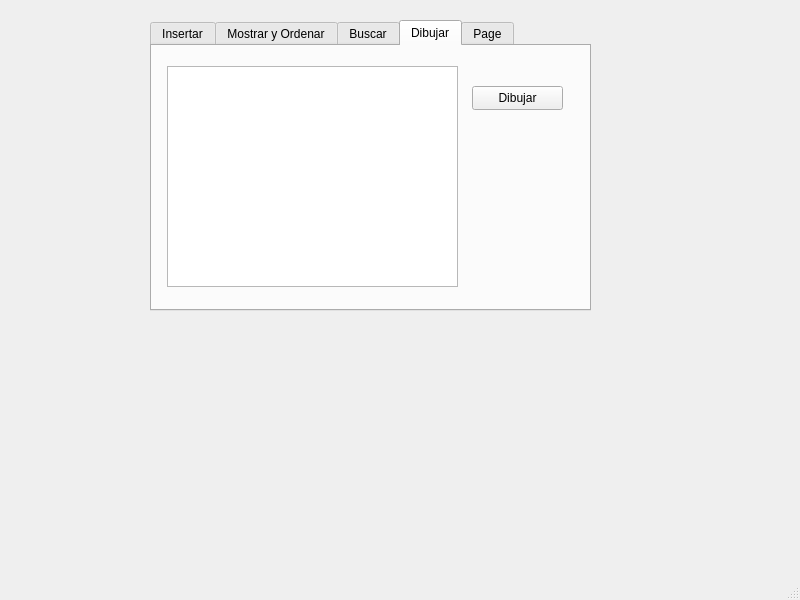
<?xml version="1.0" encoding="UTF-8"?>
<ui version="4.0">
 <class>MainWindow</class>
 <widget class="QMainWindow" name="MainWindow">
  <property name="geometry">
   <rect>
    <x>0</x>
    <y>0</y>
    <width>800</width>
    <height>600</height>
   </rect>
  </property>
  <property name="windowTitle">
   <string>MainWindow</string>
  </property>
  <widget class="QWidget" name="centralwidget">
   <widget class="QTabWidget" name="tabWidget">
    <property name="geometry">
     <rect>
      <x>150</x>
      <y>20</y>
      <width>441</width>
      <height>291</height>
     </rect>
    </property>
    <property name="currentIndex">
     <number>3</number>
    </property>
    <widget class="QWidget" name="">
     <attribute name="title">
      <string>Insertar</string>
     </attribute>
     <widget class="QLineEdit" name="insertarID">
      <property name="geometry">
       <rect>
        <x>70</x>
        <y>20</y>
        <width>113</width>
        <height>22</height>
       </rect>
      </property>
     </widget>
     <widget class="QLabel" name="label">
      <property name="geometry">
       <rect>
        <x>10</x>
        <y>20</y>
        <width>49</width>
        <height>16</height>
       </rect>
      </property>
      <property name="text">
       <string>ID:</string>
      </property>
     </widget>
     <widget class="QLabel" name="label_2">
      <property name="geometry">
       <rect>
        <x>8</x>
        <y>70</y>
        <width>51</width>
        <height>20</height>
       </rect>
      </property>
      <property name="text">
       <string>VOLTAJE:</string>
      </property>
     </widget>
     <widget class="QLabel" name="label_3">
      <property name="geometry">
       <rect>
        <x>0</x>
        <y>120</y>
        <width>71</width>
        <height>20</height>
       </rect>
      </property>
      <property name="text">
       <string>POSICION X:</string>
      </property>
     </widget>
     <widget class="QLabel" name="label_4">
      <property name="geometry">
       <rect>
        <x>0</x>
        <y>170</y>
        <width>71</width>
        <height>16</height>
       </rect>
      </property>
      <property name="text">
       <string>POSICION Y:</string>
      </property>
     </widget>
     <widget class="QSlider" name="insertRED">
      <property name="geometry">
       <rect>
        <x>210</x>
        <y>19</y>
        <width>22</width>
        <height>171</height>
       </rect>
      </property>
      <property name="orientation">
       <enum>Qt::Vertical</enum>
      </property>
     </widget>
     <widget class="QSlider" name="insertBLUE">
      <property name="geometry">
       <rect>
        <x>290</x>
        <y>19</y>
        <width>22</width>
        <height>171</height>
       </rect>
      </property>
      <property name="orientation">
       <enum>Qt::Vertical</enum>
      </property>
     </widget>
     <widget class="QSlider" name="insertGREEN">
      <property name="geometry">
       <rect>
        <x>370</x>
        <y>19</y>
        <width>22</width>
        <height>171</height>
       </rect>
      </property>
      <property name="orientation">
       <enum>Qt::Vertical</enum>
      </property>
     </widget>
     <widget class="QLabel" name="label_5">
      <property name="geometry">
       <rect>
        <x>210</x>
        <y>190</y>
        <width>49</width>
        <height>16</height>
       </rect>
      </property>
      <property name="text">
       <string>RED</string>
      </property>
     </widget>
     <widget class="QLabel" name="label_6">
      <property name="geometry">
       <rect>
        <x>290</x>
        <y>190</y>
        <width>49</width>
        <height>16</height>
       </rect>
      </property>
      <property name="text">
       <string>BLUE</string>
      </property>
     </widget>
     <widget class="QLabel" name="label_7">
      <property name="geometry">
       <rect>
        <x>360</x>
        <y>190</y>
        <width>49</width>
        <height>16</height>
       </rect>
      </property>
      <property name="text">
       <string>GREEN</string>
      </property>
     </widget>
     <widget class="QPushButton" name="agregarINICIO">
      <property name="geometry">
       <rect>
        <x>40</x>
        <y>220</y>
        <width>91</width>
        <height>24</height>
       </rect>
      </property>
      <property name="text">
       <string>Agregar inicio</string>
      </property>
     </widget>
     <widget class="QPushButton" name="insertarFINAL">
      <property name="geometry">
       <rect>
        <x>304</x>
        <y>220</y>
        <width>91</width>
        <height>24</height>
       </rect>
      </property>
      <property name="text">
       <string>Agregar final</string>
      </property>
     </widget>
     <widget class="QSpinBox" name="insertarVOLT">
      <property name="geometry">
       <rect>
        <x>70</x>
        <y>70</y>
        <width>111</width>
        <height>22</height>
       </rect>
      </property>
     </widget>
     <widget class="QSpinBox" name="insertPX">
      <property name="geometry">
       <rect>
        <x>70</x>
        <y>120</y>
        <width>111</width>
        <height>22</height>
       </rect>
      </property>
     </widget>
     <widget class="QSpinBox" name="insertPY">
      <property name="geometry">
       <rect>
        <x>70</x>
        <y>170</y>
        <width>111</width>
        <height>22</height>
       </rect>
      </property>
     </widget>
    </widget>
    <widget class="QWidget" name="tab_2">
     <attribute name="title">
      <string>Mostrar y Ordenar</string>
     </attribute>
     <widget class="QPlainTextEdit" name="plainTextEdit">
      <property name="geometry">
       <rect>
        <x>20</x>
        <y>10</y>
        <width>241</width>
        <height>241</height>
       </rect>
      </property>
     </widget>
     <widget class="QPushButton" name="pushButton_3">
      <property name="geometry">
       <rect>
        <x>280</x>
        <y>20</y>
        <width>75</width>
        <height>24</height>
       </rect>
      </property>
      <property name="text">
       <string>Visualizar</string>
      </property>
     </widget>
     <widget class="QPushButton" name="pushButton_4">
      <property name="geometry">
       <rect>
        <x>280</x>
        <y>60</y>
        <width>75</width>
        <height>24</height>
       </rect>
      </property>
      <property name="text">
       <string>Guardar</string>
      </property>
     </widget>
     <widget class="QPushButton" name="pushButton_5">
      <property name="geometry">
       <rect>
        <x>280</x>
        <y>100</y>
        <width>75</width>
        <height>24</height>
       </rect>
      </property>
      <property name="text">
       <string>Leer</string>
      </property>
     </widget>
     <widget class="QPushButton" name="pushButton">
      <property name="geometry">
       <rect>
        <x>280</x>
        <y>140</y>
        <width>91</width>
        <height>24</height>
       </rect>
      </property>
      <property name="text">
       <string>Ordenar por ID</string>
      </property>
     </widget>
     <widget class="QPushButton" name="ordenarVolt">
      <property name="geometry">
       <rect>
        <x>280</x>
        <y>180</y>
        <width>111</width>
        <height>24</height>
       </rect>
      </property>
      <property name="text">
       <string>Ordenar por Voltaje</string>
      </property>
     </widget>
    </widget>
    <widget class="QWidget" name="tab_3">
     <attribute name="title">
      <string>Buscar</string>
     </attribute>
     <widget class="QTableWidget" name="tableWidget">
      <property name="geometry">
       <rect>
        <x>20</x>
        <y>10</y>
        <width>291</width>
        <height>241</height>
       </rect>
      </property>
     </widget>
     <widget class="QLabel" name="label_8">
      <property name="geometry">
       <rect>
        <x>320</x>
        <y>10</y>
        <width>81</width>
        <height>16</height>
       </rect>
      </property>
      <property name="text">
       <string>Buscar por ID:</string>
      </property>
     </widget>
     <widget class="QSpinBox" name="spinBox">
      <property name="geometry">
       <rect>
        <x>320</x>
        <y>40</y>
        <width>71</width>
        <height>22</height>
       </rect>
      </property>
     </widget>
     <widget class="QPushButton" name="search">
      <property name="geometry">
       <rect>
        <x>320</x>
        <y>80</y>
        <width>75</width>
        <height>24</height>
       </rect>
      </property>
      <property name="text">
       <string>Buscar</string>
      </property>
     </widget>
    </widget>
    <widget class="QWidget" name="tab_4">
     <attribute name="title">
      <string>Dibujar</string>
     </attribute>
     <widget class="QGraphicsView" name="graphicsView">
      <property name="geometry">
       <rect>
        <x>15</x>
        <y>20</y>
        <width>291</width>
        <height>221</height>
       </rect>
      </property>
     </widget>
     <widget class="QPushButton" name="dibujar">
      <property name="geometry">
       <rect>
        <x>320</x>
        <y>40</y>
        <width>91</width>
        <height>24</height>
       </rect>
      </property>
      <property name="text">
       <string>Dibujar</string>
      </property>
     </widget>
    </widget>
    <widget class="QWidget" name="tab_5">
     <attribute name="title">
      <string>Page</string>
     </attribute>
    </widget>
   </widget>
  </widget>
  <widget class="QMenuBar" name="menubar">
   <property name="geometry">
    <rect>
     <x>0</x>
     <y>0</y>
     <width>800</width>
     <height>22</height>
    </rect>
   </property>
  </widget>
  <widget class="QStatusBar" name="statusbar"/>
 </widget>
 <resources/>
 <connections/>
</ui>
